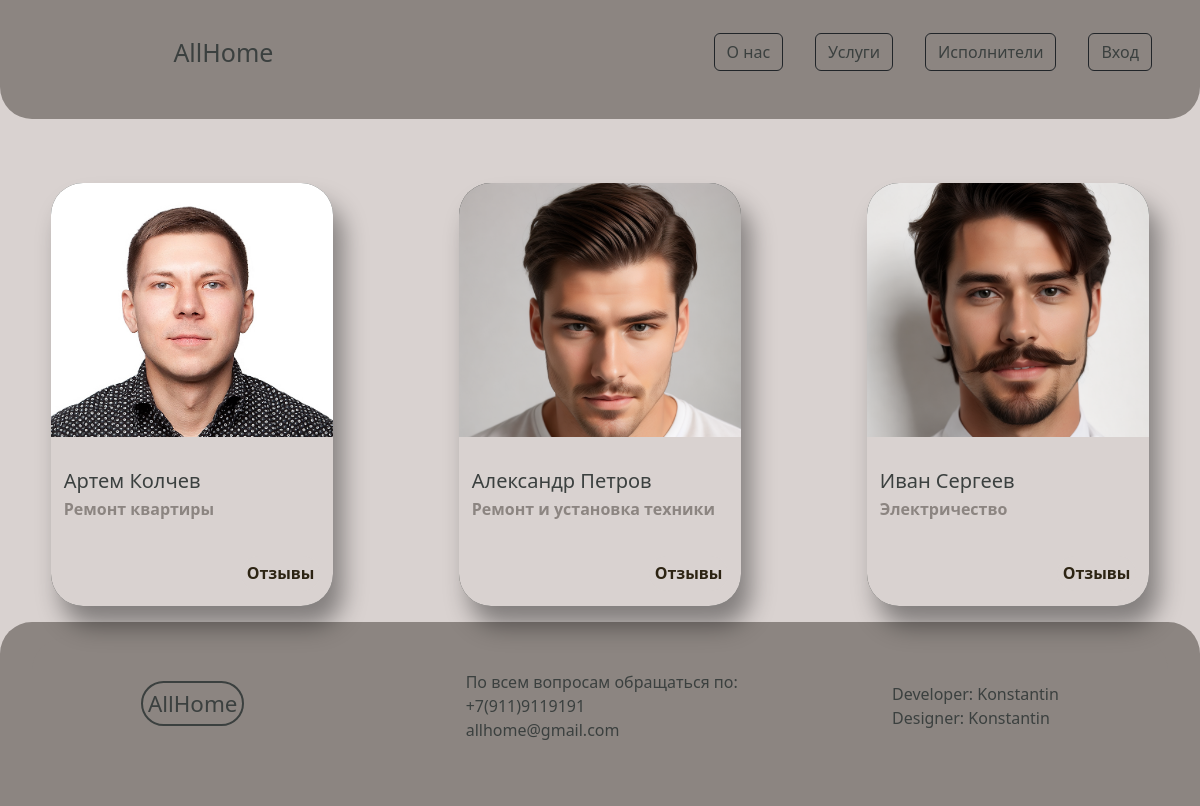
Page /masters/ on the committed database.
### products/models.py (models this page shows, shortened)
class Employer(User):
    patronymic = models.CharField(max_length=30, blank=True, null=True, verbose_name='Отчество')
    image = models.ImageField(null=True, blank=True, upload_to='image/', verbose_name='Фотография сотрудника')
    employer_position = models.ForeignKey(to='EmployerPosition', on_delete=models.CASCADE, null=True, blank=True,
                                          verbose_name='Должность')
    category = models.ForeignKey(to='UslugaCategory', on_delete=models.CASCADE, blank=True, null=True,
                                 verbose_name="Категория услуги")
    phone_number = models.CharField(max_length=20, null=False, blank=False, verbose_name='Номер телефона')
    date_of_employment = models.DateField(null=False, blank=False, verbose_name='Дата приема на работу')
    date_of_dismissal = models.DateField(null=True, blank=True, verbose_name='Дата увольнения')
    class Meta:
        verbose_name = 'Сотрудник'
        verbose_name_plural = 'Сотрудники'

class UslugaCategory(models.Model):
    title = models.CharField(max_length=30, null=False, blank=False, verbose_name='Категория услуги')
    image = models.ImageField(upload_to="images/", blank=True, verbose_name="Изображение")
    class Meta:
        verbose_name = 'Категория услуги'
        verbose_name_plural = 'Категории услуги'

### pages/views.py (the view)
# urls.py: path('masters/', views.masters_view, name='masters'),
def masters_view(request, *args, **kwargs):
    print(*args, **kwargs)
    masters = Employer.objects.all()
    response = {
        'masters': masters
    }
    return render(request, "masters.html", response)

### templates/masters.html (shortened to what this page needs)
{%extends 'base.html'%}
{% load static %}
{% block content %}
<div class="row row-cols-lg-4 row-cols-md-2">
    {% for item in masters %}
    <div class="col" style="margin-top: 2em">
        <div class="card custom-card">
            <div style="height: 60%;">
                <img src="{{ MEDIA_URL }}{{ item.image.url}}" class="card-img-top">
            </div>
            <div class="card-body custom-card-body">
                <div style="height: 60%">
                    <h5 style="margin-bottom: 0.2em; margin-top: 1em">{{ item.employer.get_full_name }}</h5>
                    <div style="color: #8C8581; font-weight: bold">{{ item.category.title }}</div>
                </div>
                 <div class="text-end" style="height: 40%">
                    <a class="btn custom-button-pill" href="{% url 'masters' %}">Отзывы</a>
                </div>
            </div>
        </div>
    </div>
    {% endfor %}
</div>
{% endblock content %}

### templates/masters.html (style rules this page uses)
.custom-card-body { height: 30%; width: 100%; padding: 0.8em; margin-top: -0.1%; border-radius: 0em 0em 2em 2em; background: #D9D2D0; }
.custom-card { height: auto; border-radius: 2em; aspect-ratio: 2/3; background: #3B403F; border-style: none; box-shadow: 10px 20px 25px rgba(0, 0, 0, 0.4); }
.card-img-top { width: 100%; object-fit: cover; border-top-left-radius: 2em; border-top-right-radius: 2em; }
.custom-button-pill { border-radius: 1000px; background: #D9D2D0; color: #2d2413; font-weight: bolder; padding: 0.3em; }

### templates/base.html (style rules this page uses)
* { text-decoration: none; margin:auto; color: #3B403F; }
.main { background-color: #D9D2D0; display: flex; flex-direction: column; gap: 2em; min-height: 100%; }

### rows in the picture
Employer: image (picture), employer.get_full_name "Артем Колчев", category "Ремонт квартиры"
Employer: image (picture), employer.get_full_name "Александр Петров", category "Ремонт и установка техники"
Employer: image (picture), employer.get_full_name "Иван Сергеев", category "Электричество"
